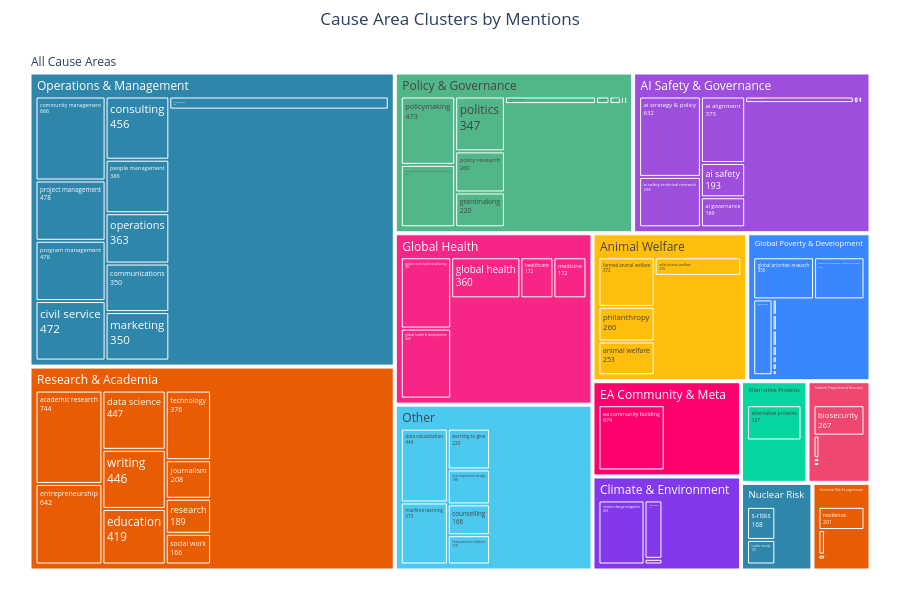

Here is the notebook cell this chart was saved with:
### Markdown cell above
## 7. Additional Visualizations

### Code cell
# Cluster treemap
if pipe.results.semantic_result:
    from sm.viz import create_cluster_treemap

    fig = create_cluster_treemap(pipe.results.semantic_result)
    fig.show()
    fig.write_html("docs/cluster_treemap.html", include_plotlyjs="cdn")

### Figure 1 — Plotly figure (JSON) as saved in the notebook; plotly's stock layout.template omitted (floating-point values rounded to 4 significant figures; data arrays with more than 128 entries replaced by an {"elided": "..."} marker saying what was removed)
{"data": [{"hovertemplate": "<b>%{label}</b><br>Mentions: %{value}<extra></extra>", "labels": {"elided": "150 str values"}, "marker": {"colors": {"elided": "150 str values"}}, "parents": {"elided": "150 str values"}, "textinfo": "label+value", "type": "treemap", "values": {"elided": "150 int values"}}], "layout": {"height": 600, "margin": {"b": 25, "l": 25, "r": 25, "t": 50}, "title": {"text": "Cause Area Clusters by Mentions", "x": 0.5}}}
